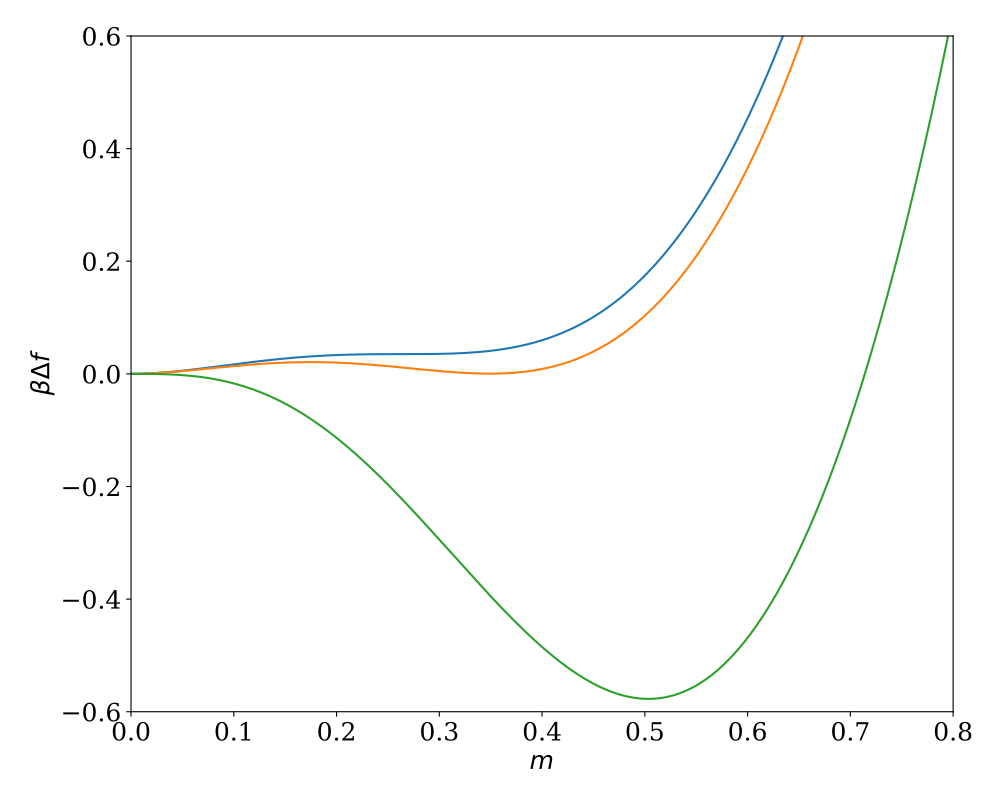

Recreate this plot in Python.
import matplotlib.pyplot as plt
import numpy as np
from wlcstat.wlc_lcpoly import *

lam_0 = 0
lam_f = 25
n_lam = 500
lam_vec = np.linspace(lam_0, lam_f, n_lam)
length_kuhn = 3.333
plt.figure(figsize=(10,8))
font = {'family' : 'serif',
    'weight':'normal',
    'size': 18}
plt.rc('font', **font)
kappa_vec = np.array([20.7582, 21.0606, 23.6844])
for i_kap in range(len(kappa_vec)):
    kappa = kappa_vec[i_kap]
    m_val = np.zeros(n_lam)
    q_val = np.zeros(n_lam)
    f_val = np.zeros(n_lam)
    for i_lam in range(n_lam):
        lam = lam_vec[i_lam]
        q_val[i_lam] = q_lcpoly(length_kuhn,lam)
        m_val[i_lam] = lam / kappa
        f_val[i_lam] = kappa * length_kuhn * m_val[i_lam] ** 2 / 3 - np.log(q_val[i_lam])
    plt.plot(m_val, f_val,'-')
plt.ylabel(r'$\beta \Delta f$')
plt.xlabel(r'$m$')
plt.ylim((-0.6, 0.6))
plt.xlim((0, 0.8))
plt.tight_layout()
plt.show()
